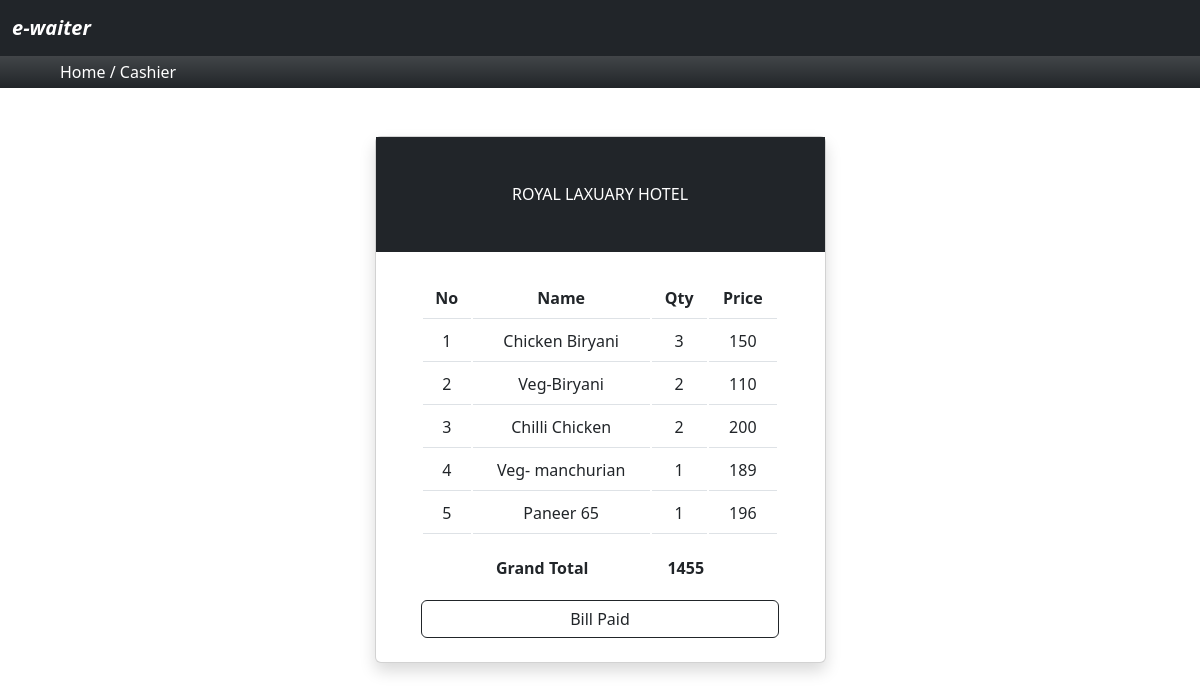
Page /billredy/1 on the committed database.
### order/models.py (models this page shows, shortened)
class Delivered(models.Model):
    customer_name = models.CharField(max_length=150,null=True,blank=True)
    table = models.ForeignKey(Tables,on_delete=models.CASCADE)
    item = models.ForeignKey(Items, on_delete=models.CASCADE)
    quantity=models.IntegerField(null=False,blank=False)
    created_at=models.DateTimeField(auto_now_add=True)
    order_note = models.CharField(max_length=250,null=True,blank=True)
    paid=models.BooleanField(default=False,help_text="0-Default, 1-paid")

class Items(models.Model):
    item_name=models.CharField(max_length=150)
    category=models.ManyToManyField(Categories)
    initial_stock=models.IntegerField()
    item_remain=models.IntegerField()
    item_price=models.FloatField()
    item_description = models.CharField(max_length=250,null=True)
    image=models.ImageField(upload_to=get_file_path,null=True,blank=True)
    status=models.BooleanField(default=False,help_text="0-in stock, 1-out of stock")
    ordered=models.BooleanField(default=False,help_text="0-not selected, 1-selected")
    selected_itm=models.IntegerField(default=0)

### cashier/cashier_views.py (the view)
# urls.py: path('billredy/<table>',cashier_views.billredy,name='billredy'),
def billredy(request,table):
  deli = Delivered.objects.filter(table_id=table,paid=False)
  grandtotal=0
  for d in deli:
    grandtotal = grandtotal + (d.quantity *d.item.item_price)
  context={
    'deli':deli,
    'grandtotal':grandtotal,
    'table':table
  }
  return render(request,'cashier/billredy.html',context)

### templates/cashier/billredy.html (shortened to what this page needs)
{% extends 'main.html' %}
{% block content %}
    <nav class="navbar navbar-expand-lg navbar-light bg-dark ">
        <div class="container-fluid">
          <a class="navbar-brand text-white fst-italic fw-bold" href="/">e-waiter</a>
        </div>
    </nav>
    <div class="bg-dark jojihome bg-gradient text-white  py-1 px-5  d-grid "  >
        <div class="container">
            <a class="text-white "  href="/">Home /</a>
            <a class="text-white"  href="{% url 'cashier' %}">Cashier</a>
        </div>
    </div>
    <div class="py-5">
        <div class="container ">
            <div class="row ">
                <div class="col-md-5 mx-auto ">
                    <div class="card shadow  text-center">
                        <h6 class="bold bg-dark w-100 text-white py-5 px-5  d-grid">ROYAL LAXUARY HOTEL</h6>
                        <div class="card-body cartdiv ">
                            <div class="container col-md-11">
                                <div>
                                    {% if deli %}
                                        <table   class="table auto-index table-hover text-center table-bordereds table-stripeds">
                                            <thead>
                                                <tr>
                                                    <th>No</th>
                                                    <th>Name</th>
                                                    <th>Qty</th>
                                                    <th>Price</th>
                                                </tr>
                                            </thead>
                                            <tbody>
                                                {% for i in deli %}
                                                    <tr>
                                                        <td></td>
                                                        <td>{{i.item.item_name }}</td>
                                                        <td>{{i.quantity }}</td>
                                                        <td>{{i.item.item_price|stringformat:'d' }}</td>
                                                    </tr>
                                                {% endfor %}
                                            </tbody>
                                        </table>
                                        <div class="fw-bold ">
                                            <div>
                                                <div class="d-flex justify-content-evenly">
                                                    <div class="p-1">Grand Total</div>
                                                    <div class="p-1">{{grandtotal |stringformat:'d'}}</div>
                                                </div>
                                            </div>
                                        </div>
                                        <a type="button" href="{% url 'billpaid' table %}" class="btn mt-3 mb-2 w-100 btn-outline-dark">Bill Paid</a>
                                    {% else %}
                                        <div class="text-center">
                                            <hr>
                                            <h4 >Your order table is empty</h4>
                                        </div>
                                    {% endif %}
                                </div>
                            </div>
                        </div>
                    </div>
                </div>
            </div>
        </div>
    </div>
{% endblock content %}

### static/css/custom.css (style rules this page uses)
a { text-decoration: none; color: black; }

### templates/cashier/billredy.html (style rules this page uses)
body { counter-reset: Serial; }
table { border-collapse: separate; }
tr td:first-child:before { counter-increment: Serial; content: " " counter(Serial); }

### rows in the picture
Delivered: item.item_name "Chicken Biryani", quantity "3", item.item_price "150"
Delivered: item.item_name "Veg-Biryani", quantity "2", item.item_price "110"
Delivered: item.item_name "Chilli Chicken", quantity "2", item.item_price "200"
Delivered: item.item_name "Veg- manchurian", quantity "1", item.item_price "189"
Delivered: item.item_name "Paneer 65", quantity "1", item.item_price "196"

### other values in the picture
{{ grandtotal |stringformat:'d' }} "1455"
